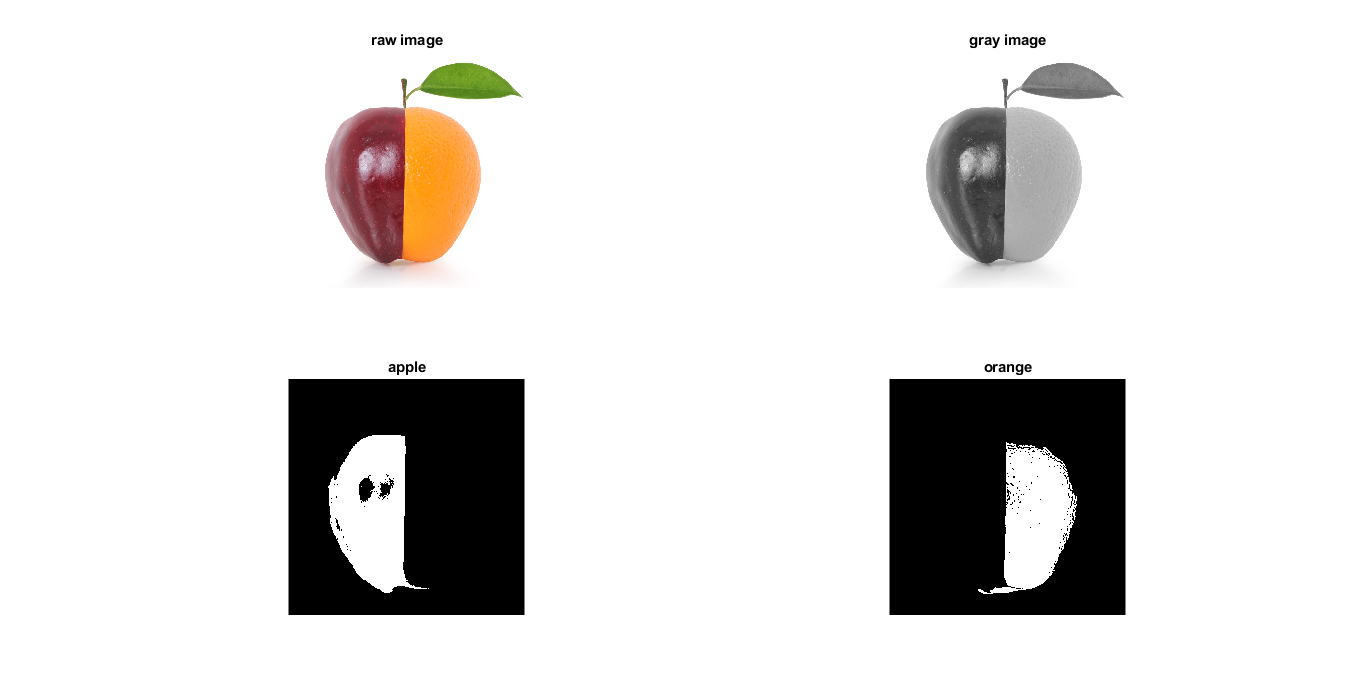
%> input picture HW5 image segmentation/q3_seed_pixel/res.png, 1366 x 691 px, given in place of raw1.png, which was not available
$ octave dct.m   (GNU Octave 9; MATLAB toolbox functions it lacks are replaced by stand-ins)
%> lines starting %> are read from the running program, lines starting %| are printed output that depends on the picture; pictures that were not available may be replaced by others from this repository, and a replacement may not be noted
for index=1:5
    rgb = imread(strcat('raw',num2str(index),'.png'));
%> rgb is the input picture: size 691x1366x3 uint8; mean R, G, B 224.8, 223.2, 221.9
    I = rgb2gray(rgb);
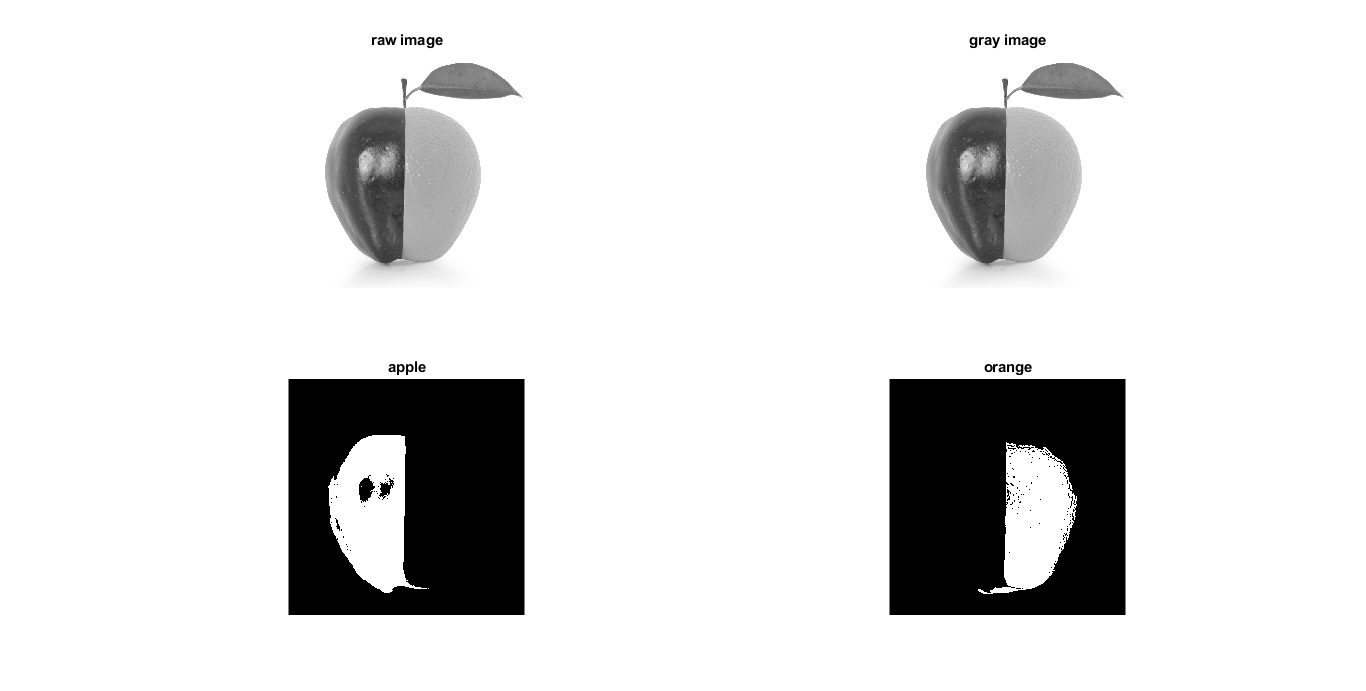
%> I: size 691x1366 uint8; min 0, max 255, mean 223.5

    %transform
    dct2_I = dct2(I);
    imwrite(dct2_I,strcat('dct\res',num2str(index),'.png'));
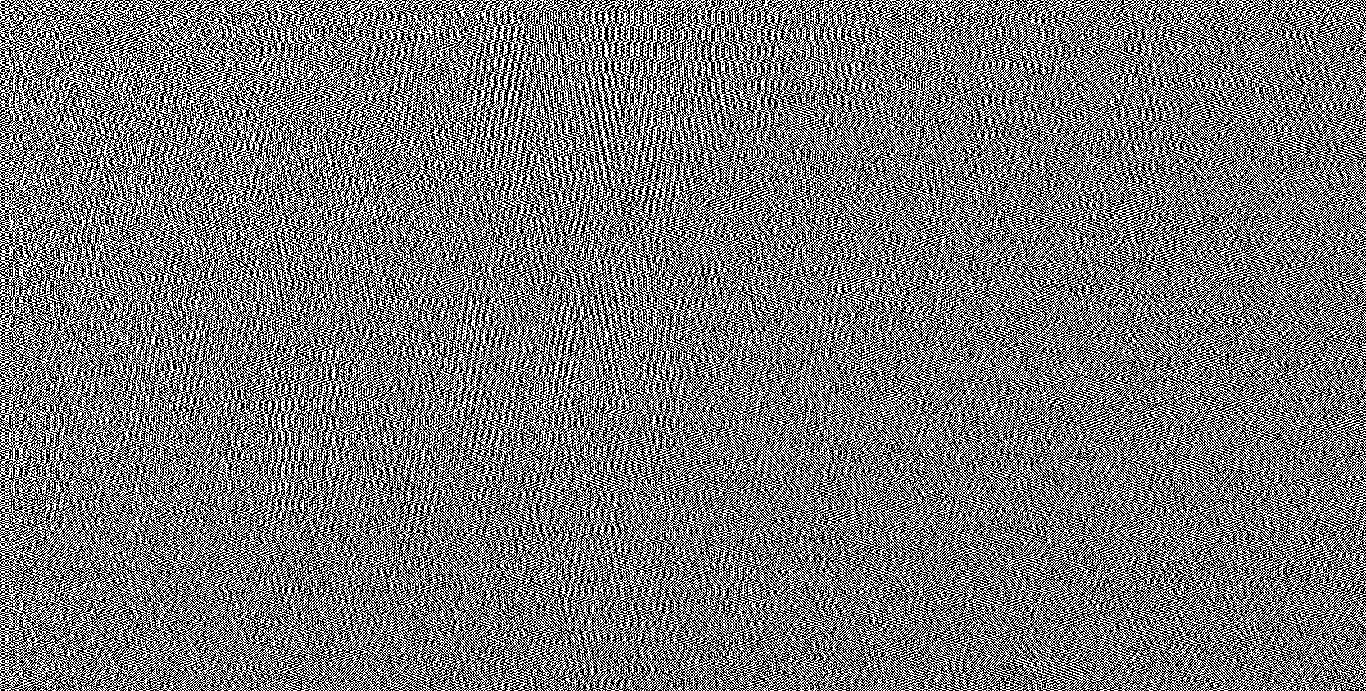
%> saved as res1.png: size 691x1366 uint8; min 0, max 255, mean 120.7

    %inverse transform
    idct2_I = idct2(dct2_I);
    uint8_idct2_I = uint8(idct2_I);
    imwrite(uint8_idct2_I,strcat('dct\res',num2str(index),'_inv.png'));
end
%> pass 2 of the loop `for index=1:5`:
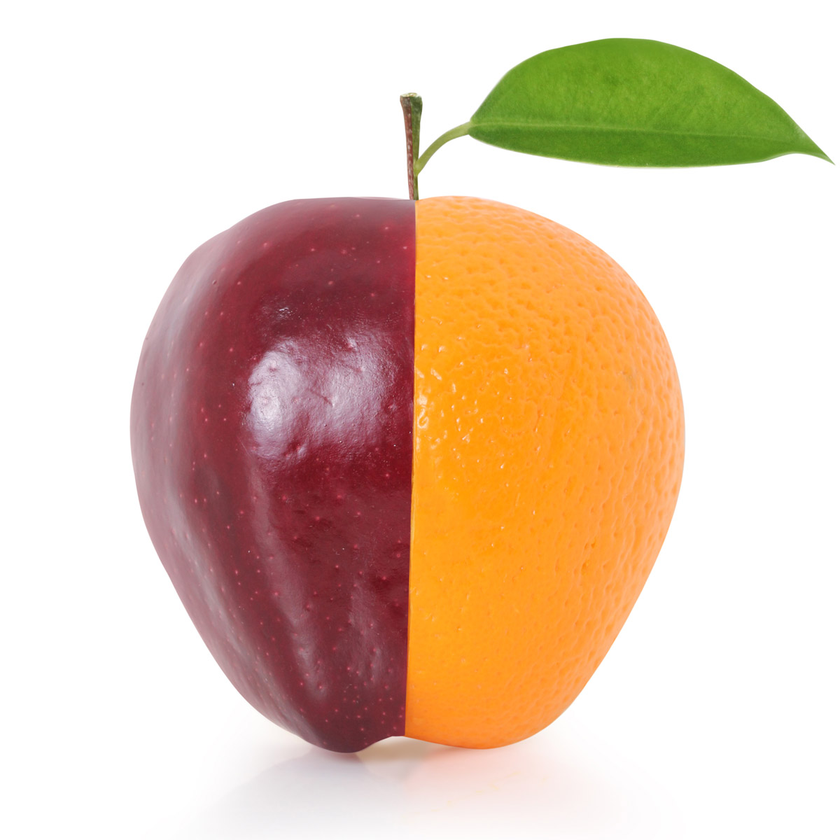
%> input picture HW5 image segmentation/q3_seed_pixel/raw.png, 840 x 840 px, shrunk from 1200 x 1200 before the run, given in place of raw2.png, which was not available
%> rgb is the input picture: size 840x840x3 uint8; mean R, G, B 227.3, 200.5, 178.5
%> I: size 840x840 uint8
%> dct2_I: size 840x840 double
%> `imwrite(dct2_I,strcat('dct\res',num2str(index),'.png'));`:
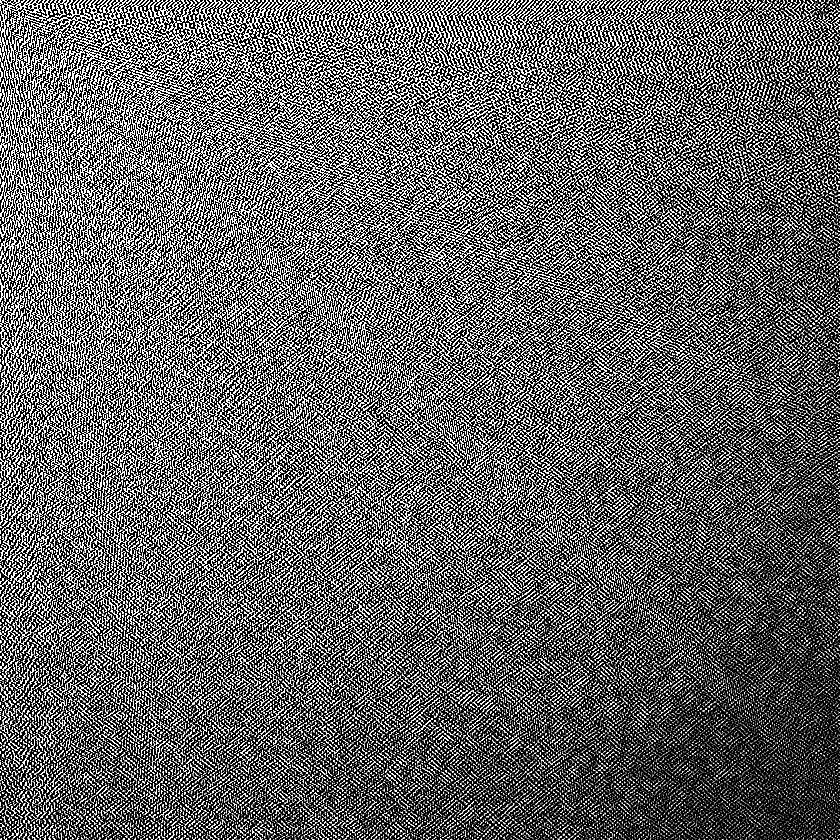
%> saved as res2.png: size 840x840 uint8; min 0, max 255, mean 99.3
%> `idct2_I = idct2(dct2_I);`:
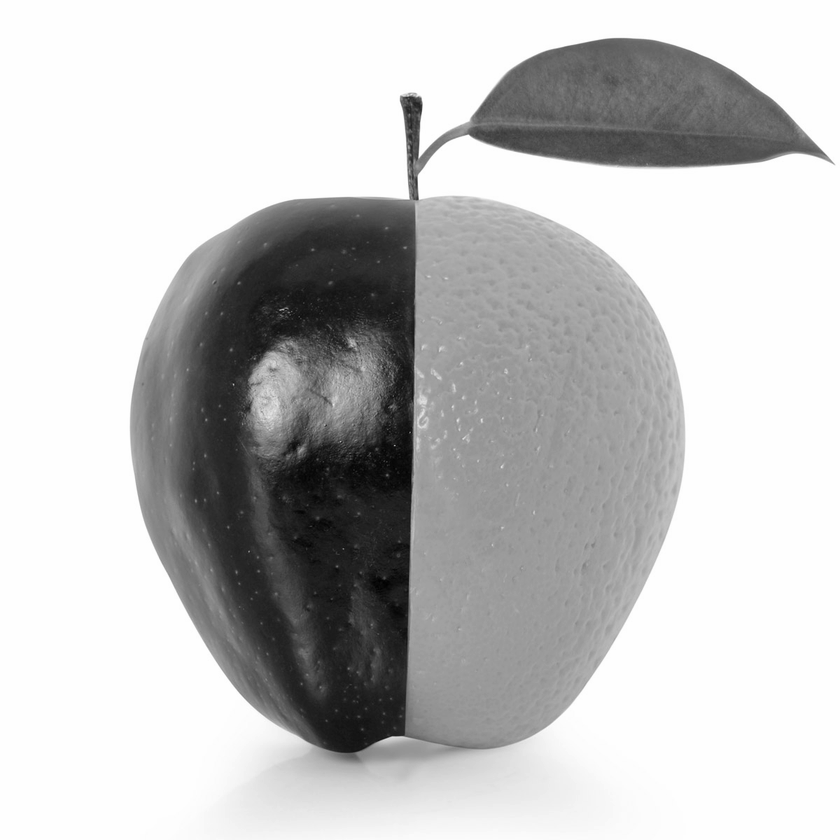
%> idct2_I: size 840x840 double; min 42, max 255, mean 206; mean of the top-left, top-right, bottom-left and bottom-right quarters 209.7, 210.8, 182.4, 221.1; drawn with min black and max white
%> (the run ends here)
